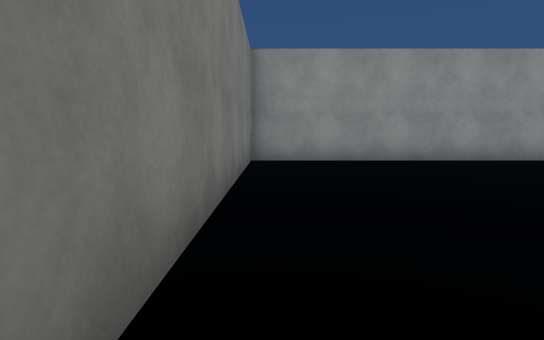
view 1 (above)

22 first-person views from a walk through a scene from a Unity 3-D project. The camera is 1.2 m above the floor, tilts 6° down and sees 75° across. The floor is counted in squares, 1.89 m on a side. Each view is taken from the middle of a square. On the plan, view 1 faces up. The plan holds only what a view shows up to about 10 squares ahead; the rest is blank. The place goes on beyond the plan. The player is left out. Surface patterns are stand-ins for the level's own textures.

view 2
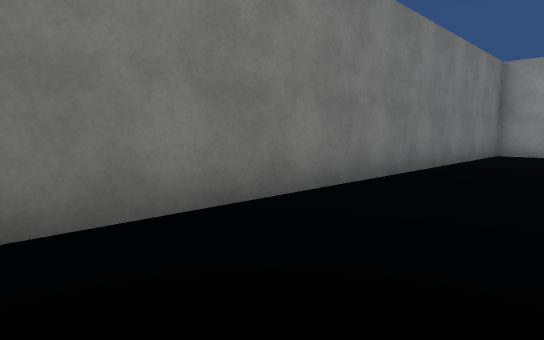

view 3
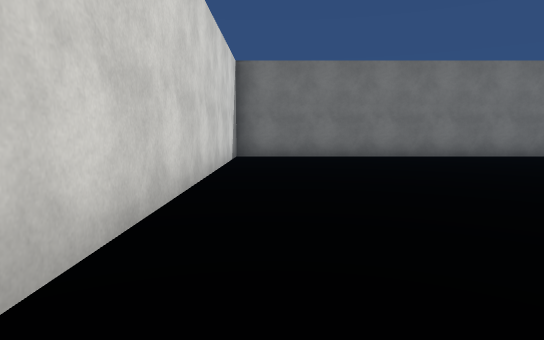

view 4
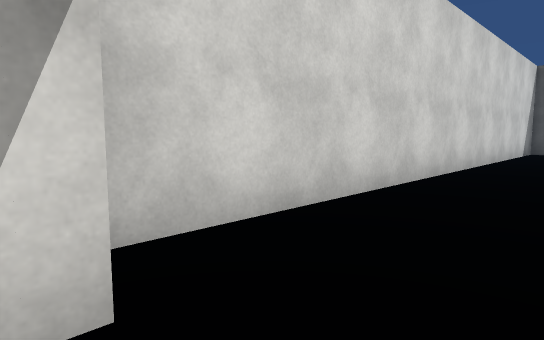

view 5
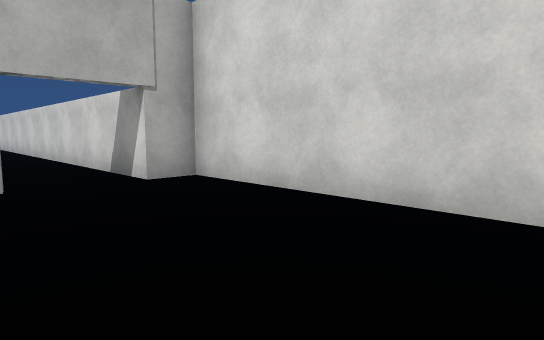

view 6
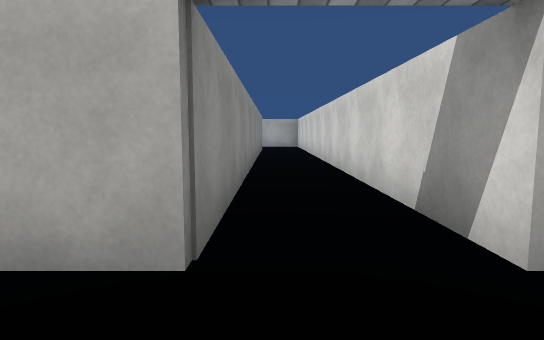

view 7
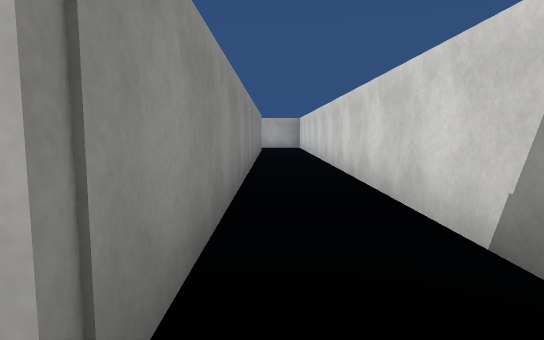

view 8
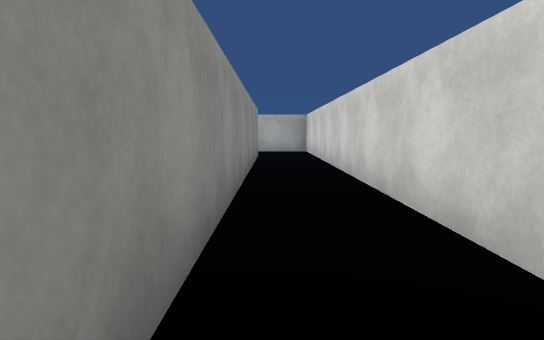

view 9
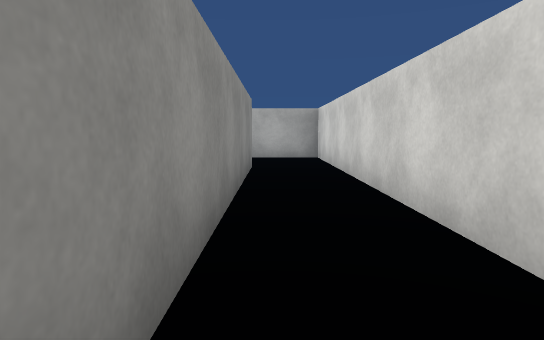

view 10
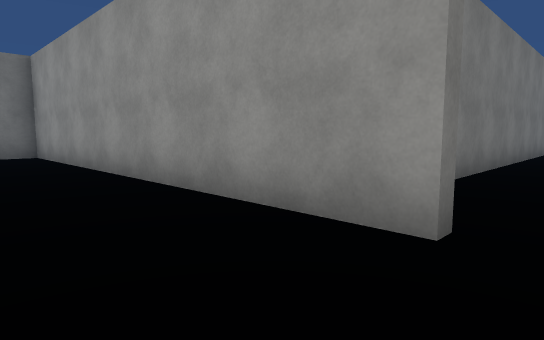

view 11
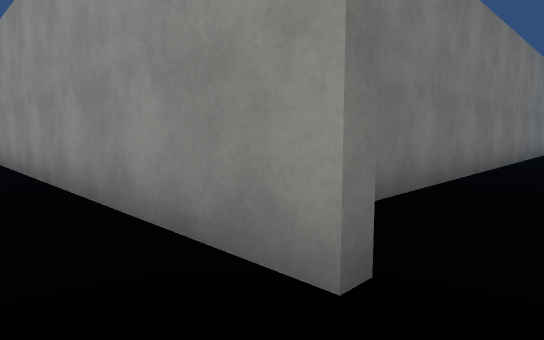

view 12
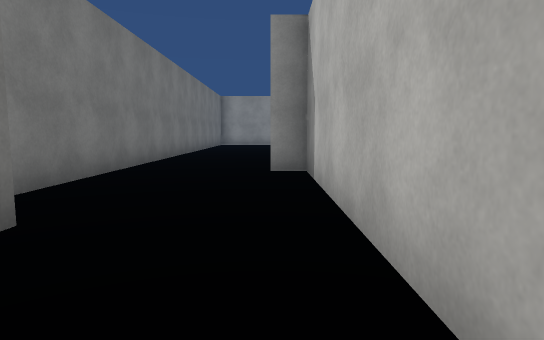

view 13
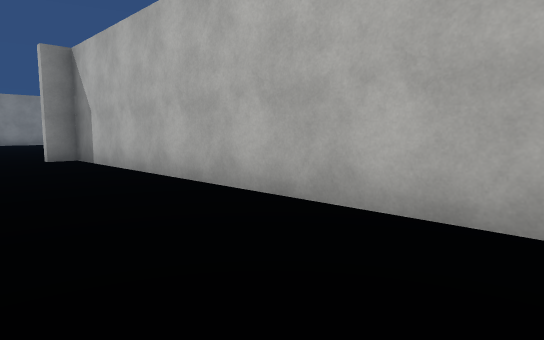

view 14
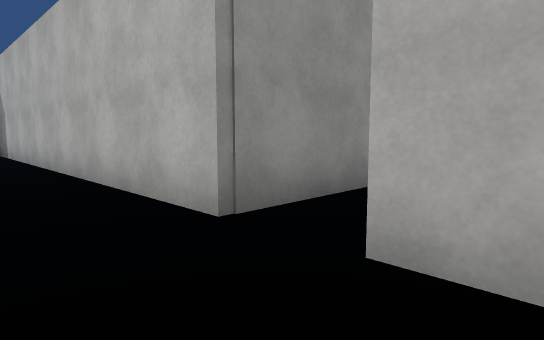

view 15
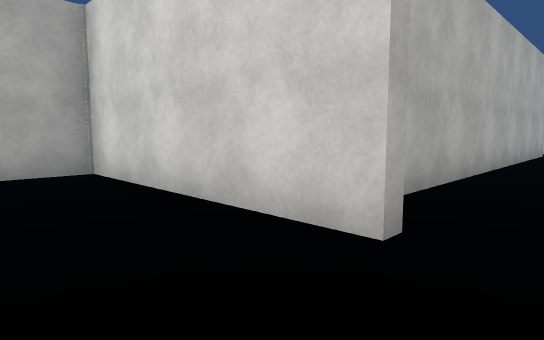

view 16
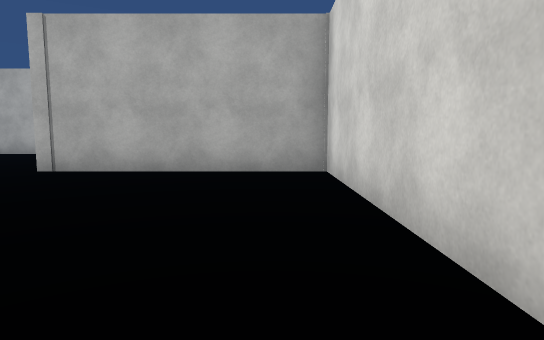

view 17
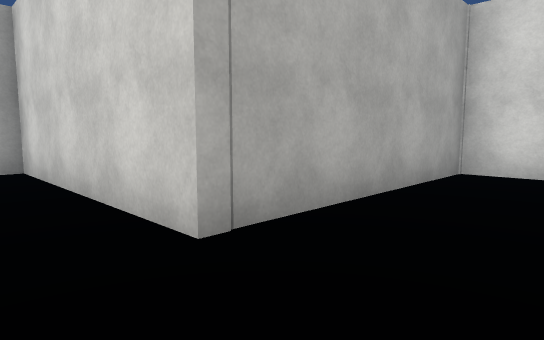

view 18
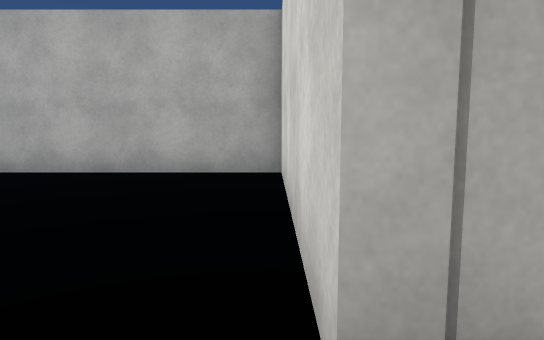

view 19
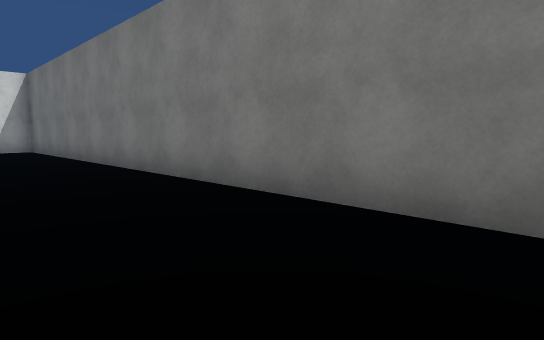

view 20
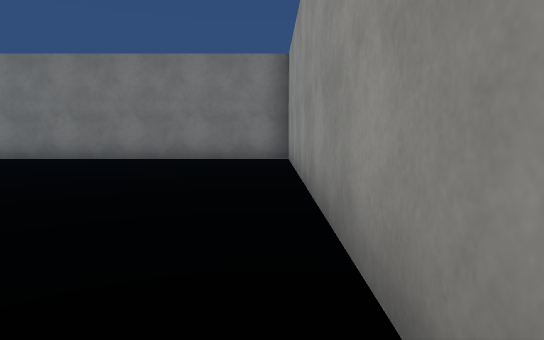

view 21
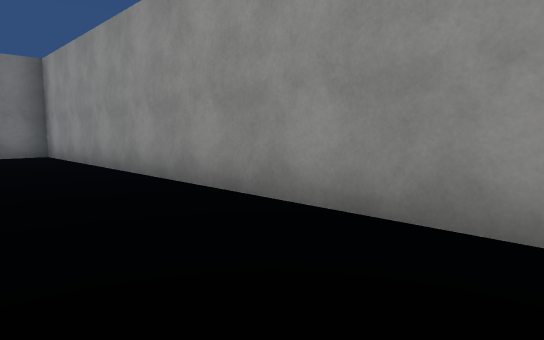

view 22
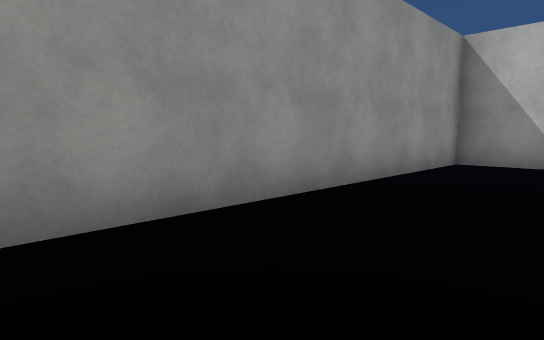

### Floor plan
Points are (right, up) in squares from view 1. A wall is a line through its corners. A room is listed if a view was taken in it or the views show most of it. See-through windows are left out.
Room 1 (views 1, 2, 3, 4, 5, 6, 7, 8, 9, 10, 11, 12, 13, 14, 16)
walls: (13.8, 2.1) (11.6, 2.1) (11.6, 11.8) (10.9, 11.8); (9.4, 8.1) (-0.5, 8.1) (-0.5, -3.9) (11.6, -3.9) (11.6, -3.2) (26.1, -3.2) (26.1, -1.5); (8.4, 13.5) (8.4, 9.5); (23.8, -1.6) (11.6, -1.6) (11.6, 1)
ways out: opening at (9.5, 13) to room 2
Room 2 (views 15, 17, 18, 19, 20, 21, 22)
walls: (10.9, 12.1) (15.8, 12.1) (15.8, 16.8) (20.6, 16.8) (20.6, 21.4); (20.6, 22.9) (20.6, 24.4) (8.4, 24.4) (8.4, 13.5)
ways out: opening at (9.5, 13) to room 1

Positions as (right, up) in squares from view 1, and headings:
1: (0, 0), facing up
2: (2, -3), facing up-left
3: (9, -3), facing left
4: (12, -2), facing down-left
5: (7, -1), facing down-right
6: (10, -2), facing right
7: (11, -2), facing right
8: (14, -2), facing right
9: (17, -2), facing right
10: (10, 6), facing up-left
11: (10, 7), facing up-left
12: (11, 6), facing up
13: (9, 3), facing up-right
14: (10, 0), facing up-right
15: (10, 14), facing down-right
16: (10, 13), facing right
17: (14, 18), facing down-right
18: (15, 17), facing right
19: (11, 22), facing down-left
20: (17, 24), facing left
21: (19, 22), facing up-left
22: (13, 22), facing up-right
